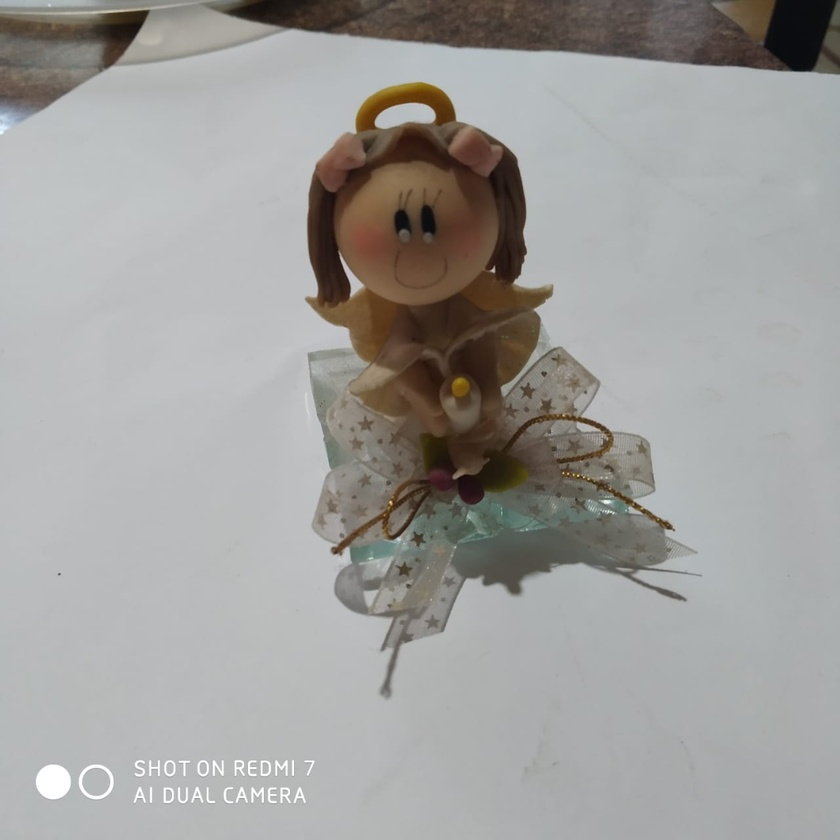
#> input picture imagenes/obj1.jpeg, 840 x 840 px, shrunk from 1280 x 1280 before the run, found by its file name
$ python L02_03_Feature_matching.py
#> lines starting #> are read from the running program, lines starting #| are printed output that depends on the picture
import numpy as np
import cv2 as cv
import matplotlib.pyplot as plt

# Read Images
img1 = cv.imread('imagenes\\obj1.jpeg', cv.IMREAD_GRAYSCALE) # queryImage
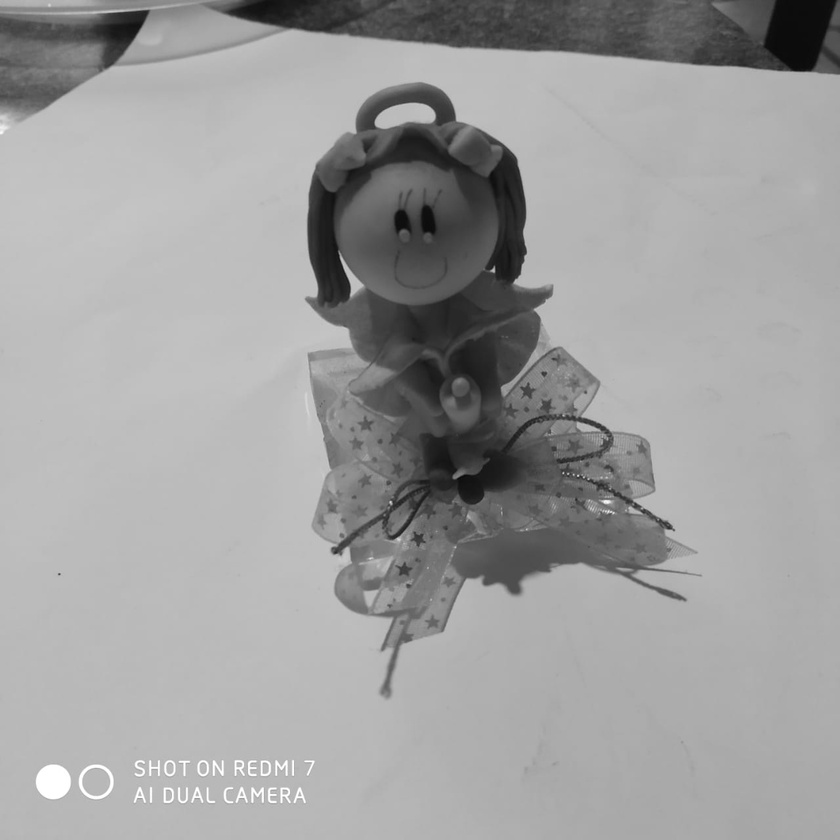
#> img1: shape (840, 840); min 9, max 255, mean 159
img2 = cv.imread('imagenes\\obj2.jpeg', cv.IMREAD_GRAYSCALE) # trainImage
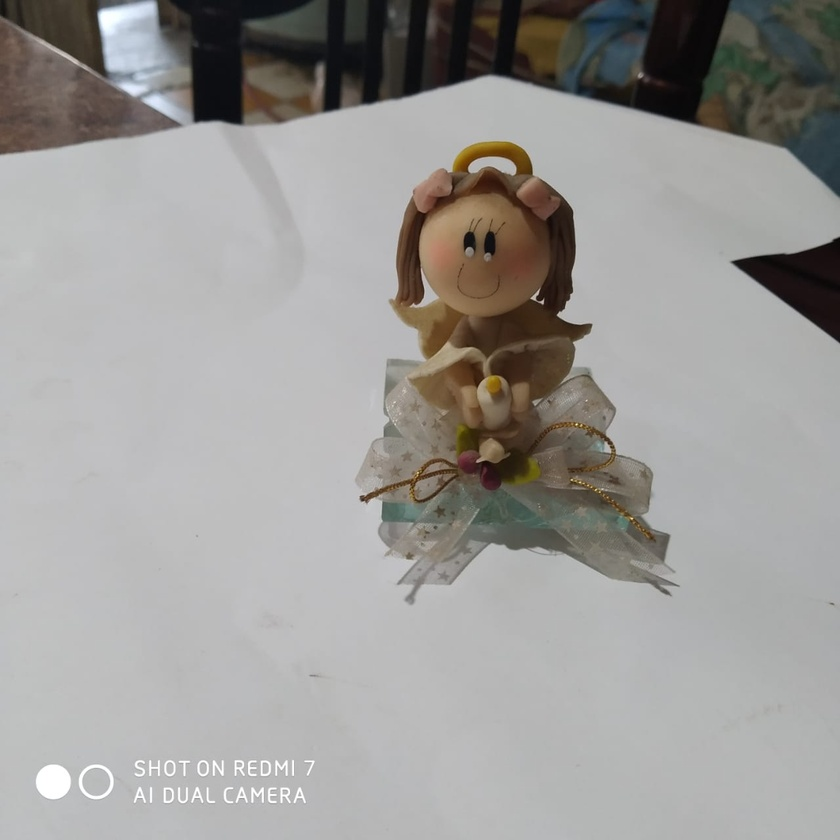
#> input picture imagenes/obj2.jpeg, 840 x 840 px, shrunk from 1280 x 1280 before the run, found by its file name
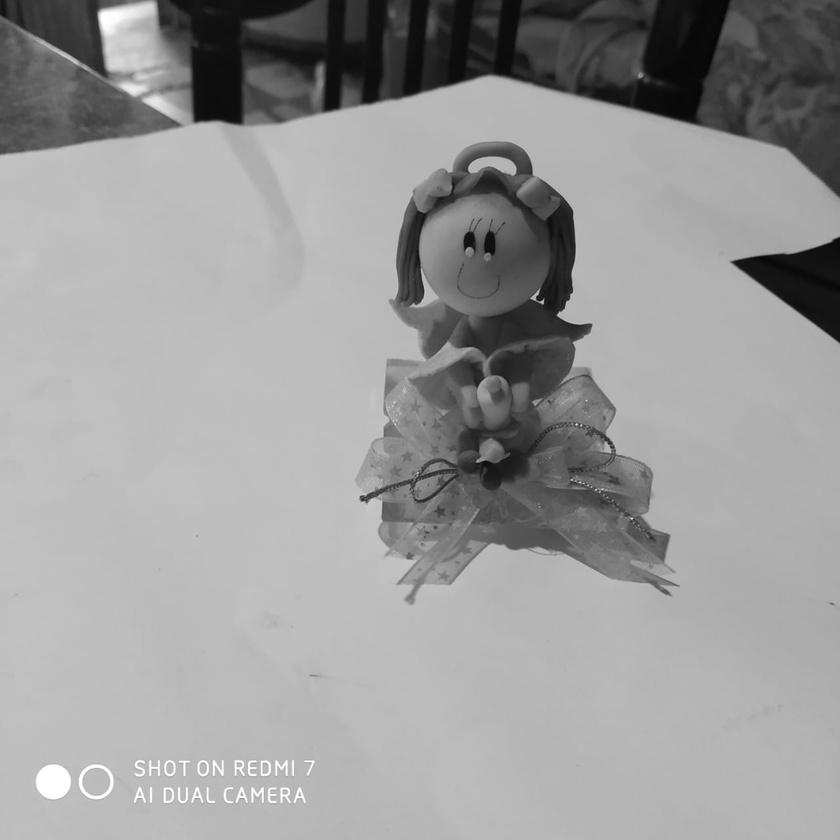
#> img2: shape (840, 840); min 5, max 255, mean 154.7

# Initiate ORB detector
orb = cv.ORB_create()

# find the keypoints and descriptors with ORB
kp1, des1 = orb.detectAndCompute(img1, None)
#> kp1 = 500 keypoints; strongest (x, y, size): (494, 271, 31), (493, 269, 37.2), (426, 115, 111.1), (390, 502, 31)
kp2, des2 = orb.detectAndCompute(img2, None)
#> kp2 = 500 keypoints; strongest (x, y, size): (542, 303, 31), (534, 299, 31), (536, 297, 31), (543, 300, 31)

# create BFMatcher object
bf = cv.BFMatcher(cv.NORM_HAMMING, crossCheck=True)

# Match descriptors.
matches = bf.match(des1, des2)
#> matches = 201 matches

# Sort them in the order of their distance.
matches = sorted(matches, key=lambda x:x.distance)

# Draw matches
img3 = cv.drawMatches(img1, kp1, img2, kp2, matches, None)
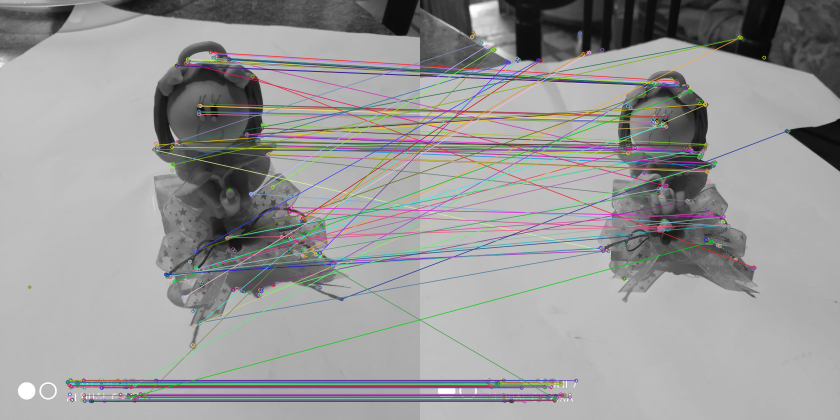
#> img3: shape (840, 1680, 3) (shown at 1/2 size); mean of channels 0, 1, 2 153.2, 152.8, 153.7; drawn as B, G, R

plt.imshow(img3), plt.show()
